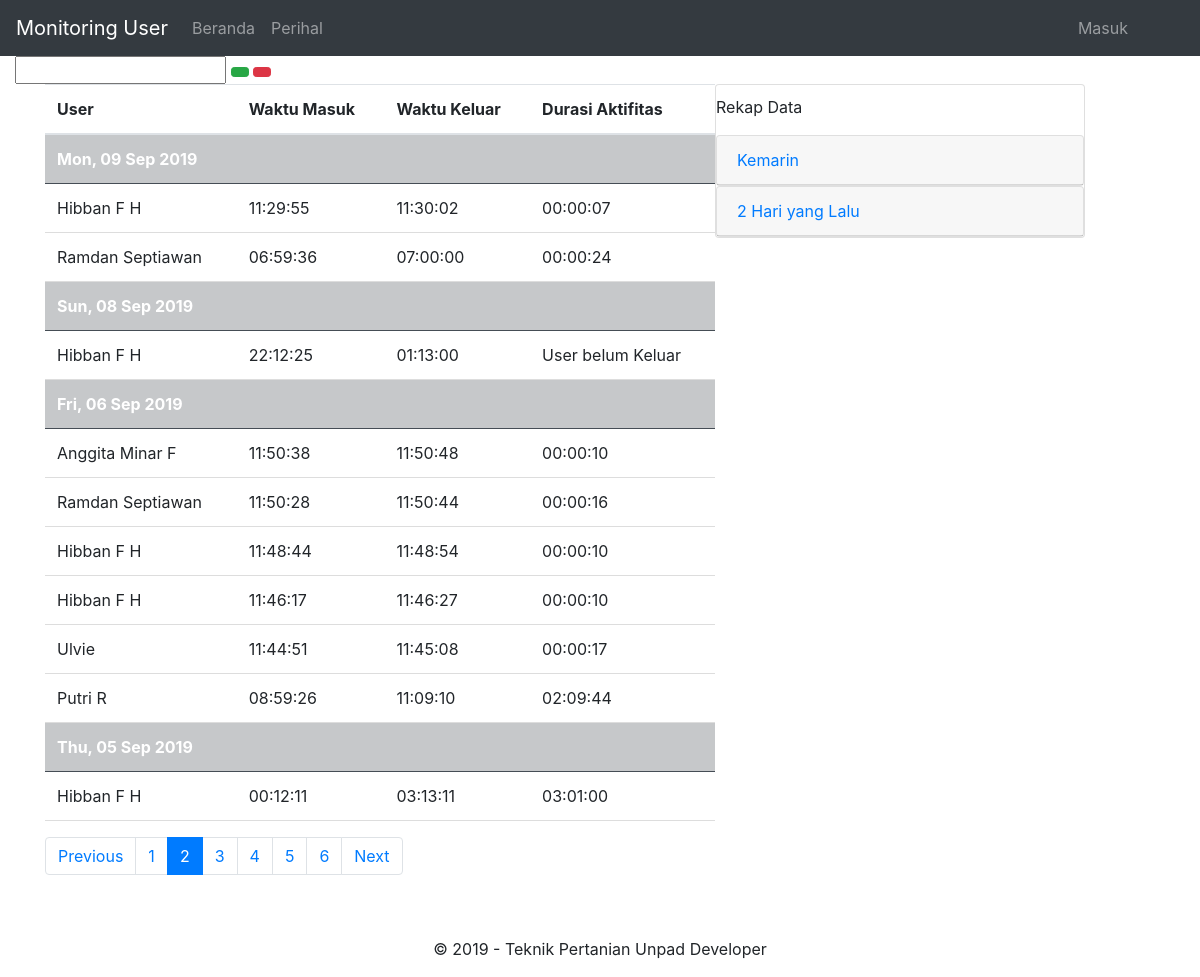
The page /?halaman=2 on the database its author committed.
### tables this page shows
CREATE TABLE `user` (
  `id_user` int(10) NOT NULL,
  `nama_lengkap` varchar(100) NOT NULL,
  `email` varchar(50) NOT NULL,
  `nomor_hp` varchar(12) NOT NULL,
  `waktu_dibuat` timestamp NOT NULL DEFAULT CURRENT_TIMESTAMP ON UPDATE CURRENT_TIMESTAMP
);

### index.php (the view, shortened to what this page needs)
<?php
include('config.php');
$limit = isset($_POST["limit-records"]) ? $_POST["limit-records"] : 10;
$perpage = 10;
$page = isset($_GET["halaman"]) ? (int)$_GET["halaman"] : 1;
$start = ($page > 1) ? ($page * $perpage) - $perpage : 0;
$hasil = $db->query("SELECT u.nama_lengkap, DATE(l.waktu_masuk) as tanggal_masuk, TIME(l.waktu_masuk) as masuk, TIME(l.waktu_keluar) as waktu_keluar, SEC_TO_TIME(TIME_TO_SEC(l.waktu_keluar) - TIME_TO_SEC(l.waktu_masuk)) AS estimasi FROM log_akses l
                    INNER JOIN manajerial m ON l.id_verifikasi = m.id_verifikasi INNER JOIN user u ON m.id_user = u.id_user
                    ORDER BY DATE(l.waktu_masuk) DESC, TIME(l.waktu_masuk) DESC LIMIT $start, $limit");
?>
<!DOCTYPE html>
<html lang="en">
<head>
    <link rel="stylesheet" href="https://maxcdn.bootstrapcdn.com/bootstrap/4.3.1/css/bootstrap.min.css">
    <link rel="stylesheet" type="text/css" href="//cdn.datatables.net/1.10.11/css/jquery.dataTables.min.css">
    <link href="//netdna.bootstrapcdn.com/font-awesome/3.2.1/css/font-awesome.css" rel="stylesheet">
    <link rel="stylesheet" href="https://cdnjs.cloudflare.com/ajax/libs/bootstrap-datepicker/1.7.1/css/bootstrap-datepicker.min.css"/>
    <link rel="stylesheet" type="text/css" href="env.css">
</head>
<body>
    <nav class="navbar navbar-expand-md navbar-dark bg-dark sticky-top">
        <a href="#" class="navbar-brand">Monitoring User</a>
        <ul class="navbar-nav w-100">
            <li class="nav-item"><a href="index.php" class="nav-link">Beranda</a></li>
            <li class="nav-item"><a href="#" class="nav-link">Perihal</a></li>
        </ul>
        <ul class="navbar-nav w-100 justify-content-end">
            <li class="nav-item justify-content-end mr-5"><a href="login.php" class="nav-link">Masuk</a></li>
        </ul>
    </nav>
    <div class="container-fluid">
        <div class="row">
            <div class="col-md-3">
                <div class="input-append date">
                    <input id="datepicker" size="16" type="text" readonly>
                    <button type="button" id="sort" name="sort" class="btn btn-success btn-sm"><span class="btn-label"><i class="icon-search"></i></span></button>
                    <button type="button" id="clear" name="clear" class="btn btn-danger btn-sm"><span class="btn-label"><i class="icon-refresh"></i></span></button>
                </div>
            </div>
        </div>
        <div class="row">
            <div id="tbl_utama" class="col-md-7">
                <table class="table table-stripped table-hover maintabel" style="margin-left:30px;">
                    <thead>
                    <tr>
                        <th scope="col">User</th>
                        <th scope="col">Waktu Masuk</th>
                        <th scope="col">Waktu Keluar</th>
                        <th scope="col">Durasi Aktifitas</th>
                    </tr>
                    </thead>
                    <tbody id="tbl_isi">
                    <?php
                    if ($hasil-> num_rows > 0){
                        $cur_date = false;
                        while($row = $hasil-> fetch_assoc()) {
                            if ($row['tanggal_masuk'] != $cur_date) { ?>
                        <tr class="table-dark">
                            <td colspan='4'><b><?php if ($row['tanggal_masuk'] == date('Y-m-d')):
                                echo "Hari ini";
                            elseif ($row['tanggal_masuk'] == date('Y-m-d', time() - 86400)):
                                echo "Kemarin";
                            else:
                                echo date('D, d M Y', strtotime($row['tanggal_masuk']));
                            endif;
                            ?></b></td>
                        </tr>
                        <?php $cur_date = $row['tanggal_masuk'];
                            }?>
                        <tr>
                            <td><?php echo $row['nama_lengkap'] ?></td>
                            <td><?php echo $row['masuk'] ?></td>
                            <td><?php if ($row['waktu_keluar'] === NULL):
                                    echo "User belum keluar";
                                else:
                                    echo $row['waktu_keluar'];
                                endif; ?></td>
                            <td><?php if ($row['estimasi'] < 0):
                                    echo "User belum Keluar";
                                else:
                                    echo $row['estimasi'];
                                endif; ?></td>
                        </tr><?php }
                        } ?>
                    </tbody>
                </table>
            </div>
            <div class="col-md-4">
                <div class="card">
                    <p style="margin-top:10px;">Rekap Data</p>
                    <div id="accordion">
                        <div class="card">
                            <div class="card-header">
                                <a class="card-link" data-toggle="collapse" href="#kemarin">Kemarin</a>
                            </div>
                        </div>
                        <div class="card">
                            <div class="card-header">
                                <a class="card-link" data-toggle="collapse" href="#lusa">2 Hari yang Lalu</a>
                            </div>
                        </div>
                    </div>
                </div>
            </div>
        <?php include "pagination.php"; ?>
        </div>
    </div>
    <?php include "footer.php"; ?>
</body>
</html>

### env.css (style rules this page uses)
* { margin: 0; padding: 0; }
table table-stripped table-hover maintabel, th, td { margin: 30% 30% 30% 30%; border-collapse: collapse; padding: 5px; table-layout: auto; border-bottom: 1px solid #ddd; }
th { height: 30px; }

### rows shown on the page
user: tanggal_masuk "Mon, 09 Sep 2019", nama_lengkap "Hibban F H", masuk "11:29:55", waktu_keluar "11:30:02", estimasi "00:00:07", tanggal_masuk "Sun, 08 Sep 2019", masuk "22:12:25", waktu_keluar "01:13:00", shows "User belum Keluar", masuk "11:48:44", waktu_keluar "11:48:54", estimasi "00:00:10", masuk "11:46:17", waktu_keluar "11:46:27", tanggal_masuk "Thu, 05 Sep 2019", masuk "00:12:11", waktu_keluar "03:13:11", estimasi "03:01:00"
user: nama_lengkap "Ramdan Septiawan", masuk "06:59:36", waktu_keluar "07:00:00", estimasi "00:00:24", masuk "11:50:28", waktu_keluar "11:50:44", estimasi "00:00:16"
user: tanggal_masuk "Fri, 06 Sep 2019", nama_lengkap "Anggita Minar F", masuk "11:50:38", waktu_keluar "11:50:48", estimasi "00:00:10"
user: nama_lengkap "Ulvie", masuk "11:44:51", waktu_keluar "11:45:08", estimasi "00:00:17"
user: nama_lengkap "Putri R", masuk "08:59:26", waktu_keluar "11:09:10", estimasi "02:09:44"
